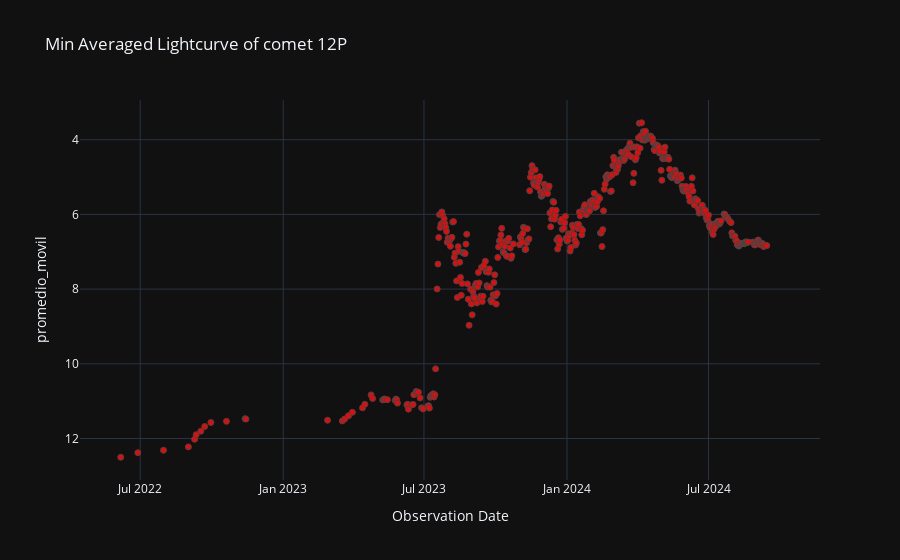

Notebook code for this chart:
### Code cell
# Gráfica de luz interna
labels = {'obs_date':'Observation Date','magnitud_reducida':'Magnitude reduced'}
fig = px.scatter(curva_de_luz_interna_v1_df, x='obs_date', y='promedio_movil', template= 'plotly_dark', labels= labels, title=f'Min Averaged Lightcurve of comet {nombre_cometa}')
fig.update_traces(marker=dict(color='red', size=6, line=dict(width=1, color='DarkSlateGrey')))
fig.update_yaxes(autorange="reversed")
fig.show()

### Figure 1 — Plotly figure (JSON) as saved in the notebook; plotly's stock layout.template omitted (floating-point values rounded to 4 significant figures; data arrays with more than 128 entries replaced by an {"elided": "..."} marker saying what was removed)
{"data": [{"hovertemplate": "Observation Date=%{x}<br>promedio_movil=%{y}<extra></extra>", "legendgroup": "", "marker": {"color": "red", "line": {"color": "DarkSlateGrey", "width": 1}, "size": 6, "symbol": "circle"}, "mode": "markers", "name": "", "orientation": "v", "showlegend": false, "type": "scatter", "x": {"elided": "444 str values"}, "xaxis": "x", "y": {"elided": "444 float values"}, "yaxis": "y"}], "layout": {"legend": {"tracegroupgap": 0}, "title": {"text": "Min Averaged Lightcurve of comet 12P"}, "xaxis": {"anchor": "y", "domain": [0, 1], "title": {"text": "Observation Date"}}, "yaxis": {"anchor": "x", "autorange": "reversed", "domain": [0, 1], "title": {"text": "promedio_movil"}}}}
